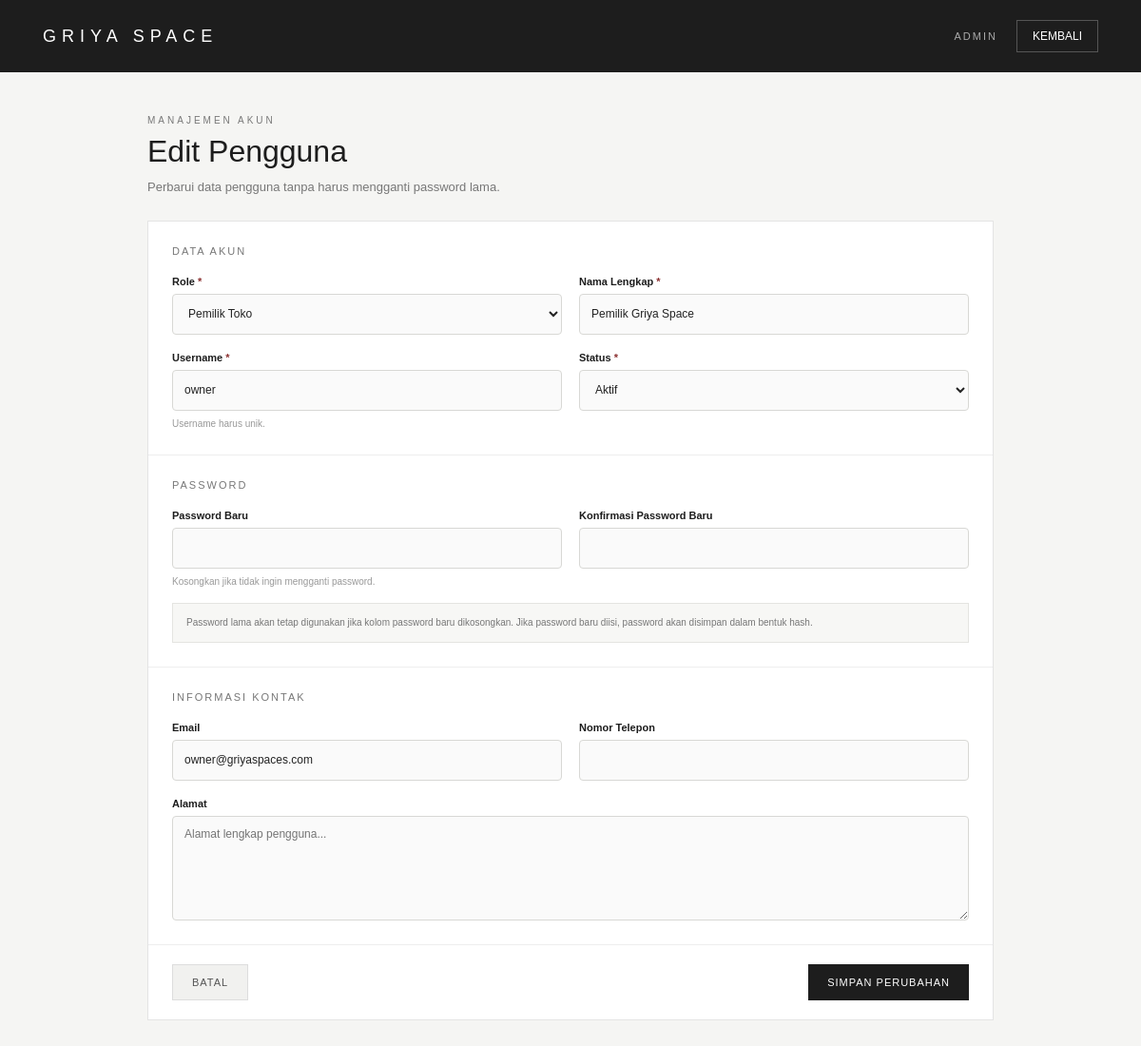
Page /griya-space/dashboard/admin/users/edit.php?id=1 (signed in) on the committed database.
### tables this page shows
CREATE TABLE `users` (
  `id_user` int NOT NULL,
  `id_role` int NOT NULL,
  `nama_lengkap` varchar(100) NOT NULL,
  `username` varchar(50) NOT NULL,
  `password` varchar(255) NOT NULL,
  `email` varchar(100) DEFAULT NULL,
  `no_telepon` varchar(20) DEFAULT NULL,
  `alamat` text,
  `status` enum('Aktif','Nonaktif') DEFAULT 'Aktif',
  `created_at` timestamp NULL DEFAULT CURRENT_TIMESTAMP,
  `updated_at` timestamp NULL DEFAULT CURRENT_TIMESTAMP ON UPDATE CURRENT_TIMESTAMP
);

CREATE TABLE `roles` (
  `id_role` int NOT NULL,
  `nama_role` varchar(50) NOT NULL,
  `deskripsi` varchar(255) DEFAULT NULL,
  `created_at` timestamp NULL DEFAULT CURRENT_TIMESTAMP
);

### griya-space/dashboard/admin/users/edit.php (the view, shortened to what this page needs)
<?php
require_once "../../../config/database.php";
$id_user = (int) (
    $_GET["id"]
    ?? $_POST["id_user"]
    ?? 0
);
$role_list = [];
$stmt = $conn->prepare("
    SELECT
        id_role,
        nama_role
    FROM roles
    ORDER BY id_role ASC
");
$stmt->execute();
$resultRole =
    $stmt->get_result();
while (
    $role =
    $resultRole->fetch_assoc()
) {
    $role_list[] =
        $role;
}
$stmt = $conn->prepare("
    SELECT
        id_user,
        id_role,
        nama_lengkap,
        username,
        password,
        email,
        no_telepon,
        alamat,
        status
    FROM users
    WHERE id_user = ?
    LIMIT 1
");
$stmt->bind_param(
    "i",
    $id_user
);
$stmt->execute();
$resultUser =
    $stmt->get_result();
$user =
    $resultUser->fetch_assoc();
$form_role =
    (int) (
        $_POST["id_role"]
        ?? $user["id_role"]
    );
$form_nama =
    $_POST["nama_lengkap"]
    ?? $user["nama_lengkap"];
$form_username =
    $_POST["username"]
    ?? $user["username"];
$form_email =
    $_POST["email"]
    ?? ($user["email"] ?? "");
$form_telepon =
    $_POST["no_telepon"]
    ?? ($user["no_telepon"] ?? "");
$form_status =
    $_POST["status"]
    ?? $user["status"];
?>
<!DOCTYPE html>
<html lang="id">
<head>
</head>
<body>
<header>
    <div class="brand">
        GRIYA SPACE
    </div>
    <div class="header-right">
        <div class="role">
            ADMIN
        </div>
        <a
            href="index.php"
            class="back-link"
        >
            KEMBALI
        </a>
    </div>
</header>
<main>
    <section class="page-header">
        <small>
            MANAJEMEN AKUN
        </small>
        <h1>
            Edit Pengguna
        </h1>
        <p>
            Perbarui data pengguna tanpa harus mengganti password lama.
        </p>
    </section>
    <form
        action="edit.php?id=<?= $id_user; ?>"
        method="POST"
        class="form-card"
    >
        <section class="section">
            <div class="section-title">
                DATA AKUN
            </div>
            <div class="form-grid">
                <div class="form-group">
                    <label for="id_role">
                        Role
                        <span class="required">*</span>
                    </label>
                    <select
                        id="id_role"
                        name="id_role"
                        required
                    >
                        <?php foreach (
                            $role_list
                            as $role
                        ): ?>
                            <option
                                value="<?= (int) $role["id_role"]; ?>"
                                <?= (
                                    $form_role
                                    ===
                                    (int) $role["id_role"]
                                )
                                    ? "selected"
                                    : ""
                                ?>
                            >
                                <?= htmlspecialchars(
                                    $role["nama_role"]
                                ); ?>
                            </option>
                        <?php endforeach; ?>
                    </select>
                </div>
                <div class="form-group">
                    <label for="nama_lengkap">
                        Nama Lengkap
                        <span class="required">*</span>
                    </label>
                    <input
                        type="text"
                        id="nama_lengkap"
                        name="nama_lengkap"
                        value="<?= htmlspecialchars(
                            $form_nama
                        ); ?>"
                        maxlength="150"
                        required
                    >
                </div>
                <div class="form-group">
                    <label for="username">
                        Username
                        <span class="required">*</span>
                    </label>
                    <input
                        type="text"
                        id="username"
                        name="username"
                        value="<?= htmlspecialchars(
                            $form_username
                        ); ?>"
                        maxlength="100"
                        autocomplete="off"
                        required
                    >
                    <div class="help">
                        Username harus unik.
                    </div>
                </div>
                <div class="form-group">
                    <label for="status">
                        Status
                        <span class="required">*</span>
                    </label>
                    <select
                        id="status"
                        name="status"
                        required
                    >
                        <option
                            value="Aktif"
                            <?= (
                                $form_status === "Aktif"
                            )
                                ? "selected"
                                : ""
                            ?>
                        >
                            Aktif
                        </option>
                    </select>
                </div>
            </div>
        </section>
        <section class="section">
            <div class="section-title">
                PASSWORD
            </div>
            <div class="form-grid">
                <div class="form-group">
                    <label for="password">
                        Password Baru
                    </label>
                    <input
                        type="password"
                        id="password"
                        name="password"
                        minlength="6"
                        autocomplete="new-password"
                    >
                    <div class="help">
                        Kosongkan jika tidak ingin mengganti password.
                    </div>
                </div>
                <div class="form-group">
                    <label for="konfirmasi_password">
                        Konfirmasi Password Baru
                    </label>
                    <input
                        type="password"
                        id="konfirmasi_password"
                        name="konfirmasi_password"
                        minlength="6"
                        autocomplete="new-password"
                    >
                </div>
            </div>
            <div class="password-note">
                Password lama akan tetap digunakan jika
                kolom password baru dikosongkan.
                Jika password baru diisi,
                password akan disimpan dalam bentuk hash.
            </div>
        </section>
        <section class="section">
            <div class="section-title">
                INFORMASI KONTAK
            </div>
            <div class="form-grid">
                <div class="form-group">
                    <label for="email">
                        Email
                    </label>
                    <input
                        type="email"
                        id="email"
                        name="email"
                        value="<?= htmlspecialchars(
                            $form_email
                        ); ?>"
                        maxlength="100"
                    >
                </div>
                <div class="form-group">
                    <label for="no_telepon">
                        Nomor Telepon
                    </label>
                    <input
                        type="text"
                        id="no_telepon"
                        name="no_telepon"
                        value="<?= htmlspecialchars(
                            $form_telepon
                        ); ?>"
                        maxlength="30"
                    >
                </div>
                <div class="form-group full">
                    <label for="alamat">
                        Alamat
                    </label>
                    <textarea
                        id="alamat"
                        name="alamat"
                        maxlength="255"
                        placeholder="Alamat lengkap pengguna..."
                    ><?= htmlspecialchars(
                    ); ?></textarea>
                </div>
            </div>
        </section>
        <div class="actions">
            <a
                href="index.php"
                class="button button-secondary"
            >
                BATAL
            </a>
            <button
                type="submit"
                class="button button-primary"
            >
                SIMPAN PERUBAHAN
            </button>
        </div>
    </form>
</main>
</body>
</html>

### griya-space/dashboard/admin/users/edit.php (style rules this page uses)
* { box-sizing: border-box; margin: 0; padding: 0; }
body { font-family: Arial, Helvetica, sans-serif; background: #f5f5f3; color: #1d1d1d; }
header { min-height: 76px; background: #1d1d1d; color: white; padding: 18px 45px; display: flex; align-items: center; justify-content: space-between; }
.brand { font-size: 18px; letter-spacing: 6px; font-weight: 500; }
.header-right { display: flex; align-items: center; gap: 20px; }
.role { font-size: 11px; letter-spacing: 2px; color: #aaa; }
.back-link { color: white; text-decoration: none; border: 1px solid #555; padding: 9px 16px; font-size: 12px; }
main { max-width: 950px; margin: 0 auto; padding: 45px 30px; }
.page-header { margin-bottom: 25px; }
.page-header small { display: block; color: #777; font-size: 10px; letter-spacing: 3px; margin-bottom: 9px; }
.page-header h1 { font-size: 32px; font-weight: 500; }
.page-header p { margin-top: 9px; color: #777; font-size: 13px; line-height: 1.5; }
.form-card { background: white; border: 1px solid #e4e4e4; }
.section { padding: 25px; border-bottom: 1px solid #eeeeee; }
.section-title { margin-bottom: 20px; color: #777; font-size: 11px; letter-spacing: 2px; }
.form-grid { display: grid; grid-template-columns: 1fr 1fr; gap: 18px; }
.form-group { display: flex; flex-direction: column; }
.full { grid-column: 1 / -1; }
label { margin-bottom: 7px; font-size: 11px; font-weight: 600; }
input, select, textarea { width: 100%; border: 1px solid #d8d8d5; background: #fafafa; padding: 11px 12px; font-family: inherit; font-size: 12px; color: #222; outline: none; border-radius: 4px; }
input, select { min-height: 43px; }
textarea { min-height: 110px; resize: vertical; }
.help { margin-top: 6px; color: #999; font-size: 10px; line-height: 1.5; }
.password-note { margin-top: 15px; padding: 12px 14px; background: #f7f7f5; border: 1px solid #e4e4e1; color: #777; font-size: 10px; line-height: 1.6; }
.actions { padding: 20px 25px; display: flex; justify-content: space-between; gap: 10px; }
.button { border: none; padding: 12px 20px; text-decoration: none; font-size: 11px; letter-spacing: 1px; cursor: pointer; display: inline-flex; align-items: center; justify-content: center; }
.button-primary { background: #1d1d1d; color: white; }
.button-secondary { background: #f1f1ef; color: #555; border: 1px solid #ddd; }
.required { color: #8b3030; }

### rows in the picture
users: id_role "Pemilik Toko", nama_lengkap "Pemilik Griya Space", username "owner", status "Aktif", email "owner@griyaspaces.com"
